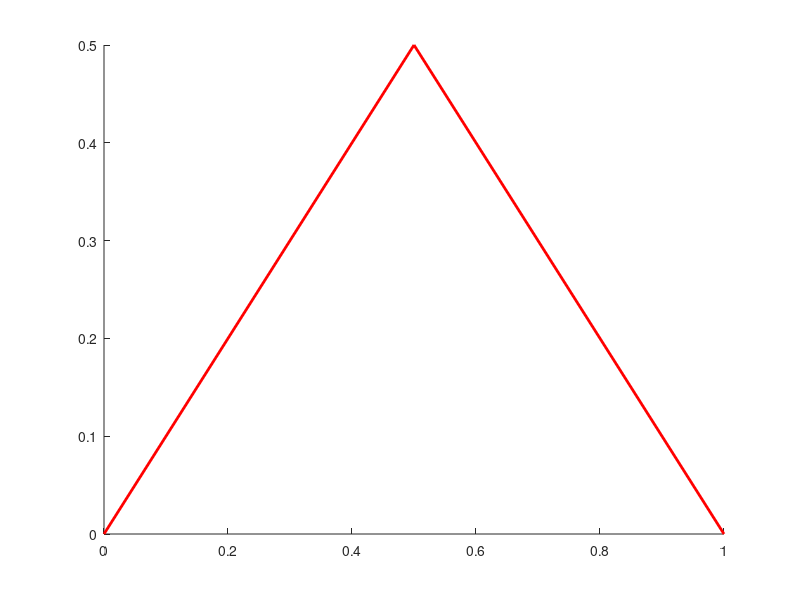

The MATLAB source for this figure: (Note: this script raises an error after producing the figure.)
filesHere = dir('*.txt');
in_addresses = {filesHere.name};

PC_Ps = zeros(length(in_addresses),1001);
E_Cos = zeros(length(in_addresses),1001);
envel = zeros(1,1001);

leg = {};

figure(1);
clf;
hold on
plot([0 0.5],[0 0.5], 'r', 'LineWidth', 2)
plot([0.5 1],[0.5 0], 'r', 'LineWidth', 2, 'HandleVisibility', 'off')
hold off

leg{length(leg)+1} = 'no classifier';

for i = 1:length(in_addresses)
   
    disp(in_addresses{i})
    
    fileID = fopen(in_addresses{i},'r');
    
    formatSpec = '%f,%f';
    in_vec_sz = [2 Inf];
    
    in_vec = transpose(fscanf(fileID,formatSpec,in_vec_sz));
    
    PC_P_in = in_vec(:,1);
    E_Co_in = in_vec(:,2);
    
    % increasing resolution
    
    X = 0:0.001:1;
    PC_Ps(i,:) = X;
    
    Y = zeros(1,length(X));
    
    d_X          = -999;
    idx_in_L_old = -999;
    
    for j = 1:(length(X)-1)
       
        idx_in_L = find(PC_P_in > X(j), 1) - 1;
        idx_in_R = idx_in_L + 1;
        
        D_X_in = PC_P_in(idx_in_R) - PC_P_in(idx_in_L);
        D_Y_in = E_Co_in(idx_in_R) - E_Co_in(idx_in_L);
        
        DY_DX_in = D_Y_in / D_X_in;
        
        d_X = d_X + (X(2)-X(1));
        d_X = d_X - (idx_in_L ~= idx_in_L_old)*d_X; % d_X to zero if needed
        
        Y_in_L = E_Co_in(idx_in_L);
        
        Y(j) = Y_in_L + (DY_DX_in * d_X);
        
        idx_in_L_old = idx_in_L;
    end
    
    E_Cos(i,:) = Y;
    
    leg_text = in_addresses{i};
    leg_text = leg_text(5:end-4);
    leg_text = insertBefore(leg_text,'_','\');
    leg{length(leg)+1} = leg_text;
    
    col = hsv2rgb([i/length(in_addresses) 1 0.75]);
    
    figure(1)
    hold on
    
    plot(X,Y, 'Color', col, 'LineWidth',1.2)
    scatter(PC_P_in, E_Co_in,150, col, ...
            '.', 'HandleVisibility', 'off')
    
    hold off
    
end

for i = 1:length(envel)

    envel(i) = min(E_Cos(:,i));
end

leg{length(leg)+1} = 'lower envelope';

figure(1)
hold on

plot(PC_Ps(1,:),envel, '--b', 'LineWidth',1.5)
legend(leg,'Location','south')

xlim([0 1])
%ylim([0 max(max(E_Cos))*1.1])
ylim([0 0.37])
xlabel('PC(P)')
ylabel('E[Co]')
title('classifier cost curve comparison, b2b scenario')
hold off

set(gcf, 'PaperUnits', 'inches');
x_width = 4;
y_width = 3;
set(gca,'fontsize', 7);
set(gcf, 'PaperPosition', [0 0 x_width y_width]); %
%set(gcf, 'PaperPositionMode', 'auto');
saveas(gcf,  ['./imgs/comparison_b2b.png']);
disp(['saved figure'])


T_out = cat(2,PC_Ps(1,:)',envel');
writematrix(T_out,'./imgs/b2b_low_envel.txt')

all_1e = 0:0.001:1;
all_0b = 1:-0.001:0;

dist = zeros(1,1001);
rescale = zeros(length(in_addresses),1001);
worst = zeros(1,1001);
worst(1:500) = all_1e(1:500);
worst(501:end) = all_0b(501:end);

leg2 = {};

figure(2)
clf
hold on

plot([0 1],[1 1], 'r', 'LineWidth', 2)

hold off

leg2{length(leg2)+1} = 'no classifier';

for i = 1:length(in_addresses)
   
    disp(in_addresses{i})
    
    fileID = fopen(in_addresses{i},'r');
    
    formatSpec = '%f,%f';
    in_vec_sz = [2 Inf];
    
    in_vec = transpose(fscanf(fileID,formatSpec,in_vec_sz));
    
    PC_P_in = in_vec(:,1);
    E_Co_in = in_vec(:,2);
    
    rescale_in = zeros(1,length(E_Co_in));
    factor_in  = zeros(1,length(E_Co_in));
    
    for j = 2:(length(PC_P_in)-1)
        
        if PC_P_in(j) < 0.5
        
            factor_in(j) = PC_P_in(j);
        else
            
            factor_in(j) = 1 - PC_P_in(j);
        end
        
        rescale_in(j) = E_Co_in(j)/factor_in(j);
    end
    
    
    col = hsv2rgb([i/length(in_addresses) 1 0.75]);
    
    rescale(i,2:(end-1)) = E_Cos(i,2:(end-1))./worst(2:(end-1));
    
    leg_text2 = in_addresses{i};
    leg_text2 = leg_text2(5:end-4);
    leg_text2 = insertBefore(leg_text2,'_','\');
    leg2{length(leg2)+1} = leg_text2;
    
    figure(2)
    hold on
    
    plot(PC_Ps(i,2:end), rescale(i,2:end), 'Color', col, 'LineWidth',1.2)
    scatter(PC_P_in(2:(end-1)), rescale_in(2:(end-1)),150, col, ...
            '.', 'HandleVisibility', 'off')
    
    hold off
end

rescale_env = zeros(1,1001);
rescale_env(2:(end-1)) = envel(2:(end-1))./worst(2:(end-1));

leg2{length(leg2)+1} = 'lower envelope';

figure(2)

hold on

plot(PC_Ps(1,2:(end-1)),rescale_env(2:(end-1)), '--b', 'LineWidth',1.5)

%ylim([(0.9*min(rescale_env(2:end-1))) 1.01])
ylim([0.39 1.01])
xlim([0 1])

legend(leg2,'Location','north')

xlabel('PC(P)')
ylabel('E[Co]_C_l_a_s_s_i_f_i_e_r/E[Co]_N_o_C_l_a_s_s_i_f_i_e_r')
title('b2b cost curves normalized to "no classifier" case')

hold off

set(gcf, 'PaperUnits', 'inches');
x_width = 4;
y_width = 3;
set(gca,'fontsize', 7);
set(gcf, 'PaperPosition', [0 0 x_width y_width]); %
%set(gcf, 'PaperPositionMode', 'auto');
saveas(gcf,  ['./imgs/comparison_b2b_rescaled.png']);
disp(['saved figure'])
